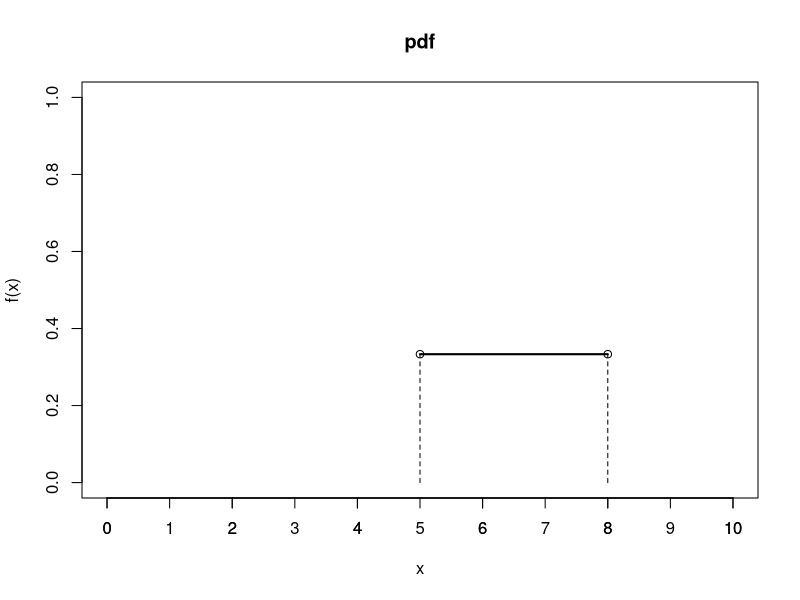
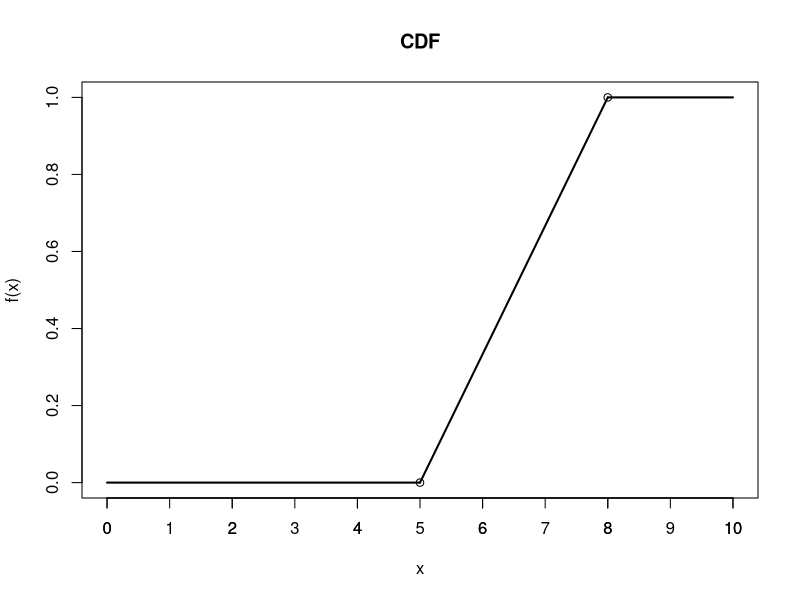

The R source for these figures, in order:
# (a)
# f(x)
plot(NA, xlab = "x", xlim = c(0, 10), ylab = "f(x)", ylim = c(0, 1), 
     main = "pdf")
axis(1, at = 0:10)
points(5, 1/3, pch = 1)
points(8, 1/3, pch = 1)
lines(c(5, 5), c(0, 1/3), lty = 2)
lines(c(8, 8), c(0, 1/3), lty = 2)
lines(c(5, 8), c(1/3, 1/3), lty = 1, lwd = 2)

# F(x)
plot(NA, xlab = "x", xlim = c(0, 10), ylab = "f(x)", ylim = c(0, 1), 
     main = "CDF")
axis(1, at = 0:10)
points(5, 0, pch = 1)
points(8, 1, pch = 1)
lines(c(0, 5), c(0, 0), lty = 1, lwd = 2)
lines(c(8, 10), c(1, 1), lty = 1, lwd = 2)
x = seq(5, 8, length.out = 100)
CDF = (x - 5)/3
lines(x, CDF, lwd = 2)